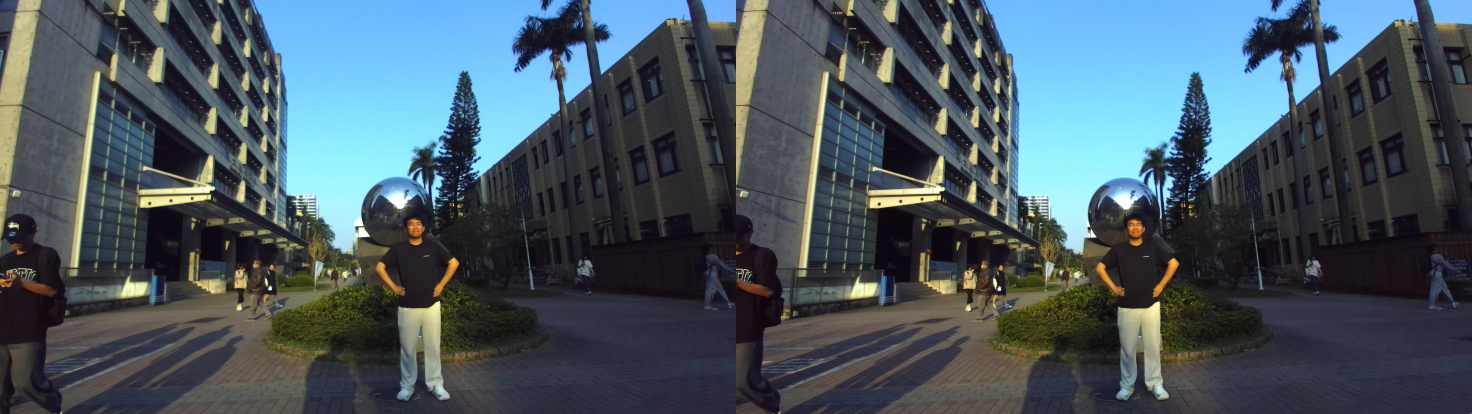
#> input picture final/a.jpg, 4416 x 1242 px (shown at 1/3 size)
$ python object.py
#> lines starting #> are read from the running program, lines starting #| are printed output that depends on the picture; after the words box and inside, x2 and y2 are one past the last pixel; in counts of white or black regions, pixels touching at a corner belong together
import cv2
import numpy as np
import matplotlib.pyplot as plt

# 讀取圖片
image = cv2.imread('a.jpg')
#> image is the input picture: shape (1242, 4416, 3); mean B, G, R 96.2, 87.4, 73
gray = cv2.cvtColor(image, cv2.COLOR_BGR2GRAY)

# 模糊 + 邊緣偵測
blurred = cv2.GaussianBlur(gray, (3, 3), 0)
edges = cv2.Canny(blurred, 50, 200)
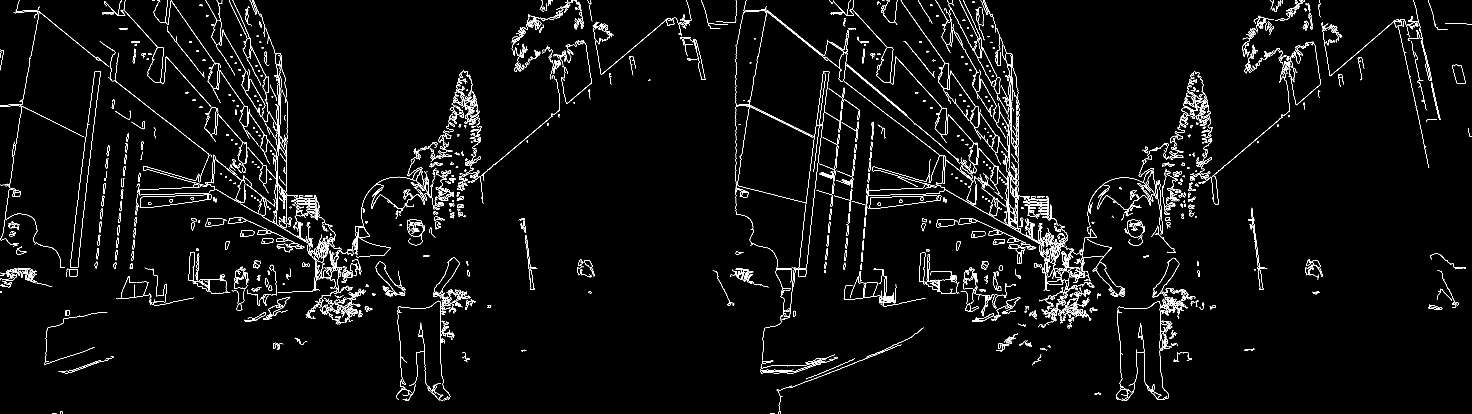
#> edges: shape (1242, 4416) (shown at 1/3 size); 2.4% white in thin lines or dots
edges = cv2.dilate(edges, None, iterations=15)
#> edges: shape (1242, 4416); 38.2% white; 26 white regions, largest, box (x1, y1, x2, y2) and area: (2089, 0, 4336, 1242) 1067237, (0, 0, 2131, 1218) 877473, (118, 915, 356, 1135) 26852
edges = cv2.erode(edges, None, iterations=15)
#> edges: shape (1242, 4416); 17.4% white; 46 white regions, largest, box (x1, y1, x2, y2) and area: (2104, 0, 4321, 1242) 515668, (0, 0, 2116, 973) 383239, (1190, 772, 1427, 1203) 21822

# 創建一個與 gray 相同大小的遮罩，初始全為 0
mask = np.zeros_like(gray)

# 將 edges 中值為 255 的地方設為 255
mask[edges == 255] = 255

# 對 gray 進行中值濾波
median_filtered = cv2.medianBlur(gray, 5)  # 使用 5x5 核心，可以根據需要調整大小
# median_filtered = cv2.medianBlur(median_filtered, 5)
# median_filtered = cv2.medianBlur(median_filtered, 5)

# 僅在 edges=255 的地方使用中值濾波結果
gray_filtered = gray.copy()
gray_filtered[mask == 255] = median_filtered[mask == 255]
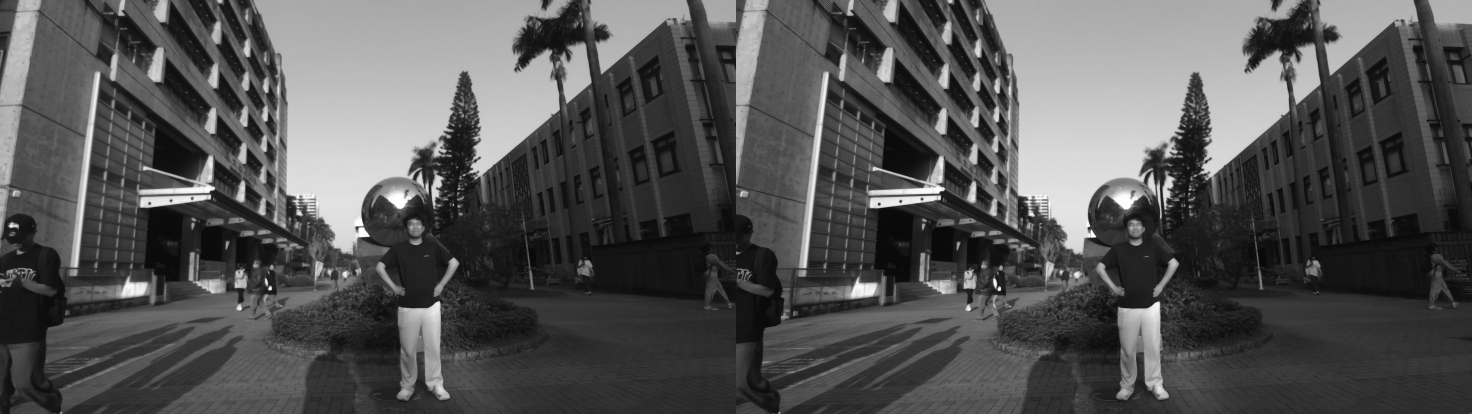
#> gray_filtered: shape (1242, 4416) (shown at 1/3 size); min 4, max 255, mean 84

edgesa = cv2.Canny(gray_filtered, 50, 200)
#> edgesa: shape (1242, 4416); 2.7% white in thin lines or dots
edgesa = cv2.dilate(edgesa, None, iterations=3)
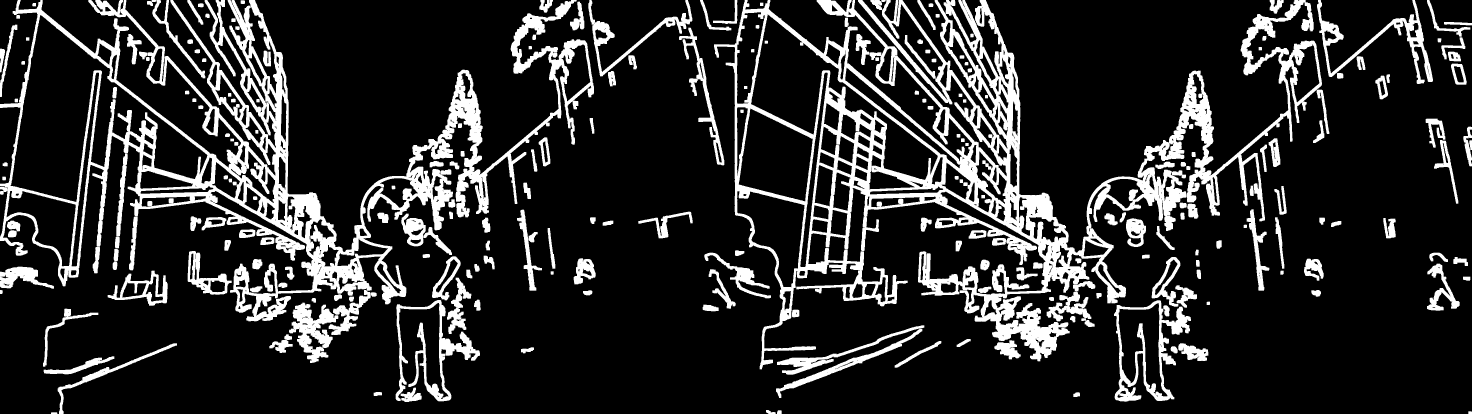
#> edgesa: shape (1242, 4416) (shown at 1/3 size); 16.7% white; 240 white regions, largest, box (x1, y1, x2, y2) and area: (2142, 0, 3966, 1108) 351557, (0, 0, 1782, 1005) 275990, (3342, 901, 3573, 1205) 17481

gray_filtereda = gray.copy()
for i in range(gray.shape[0]):
    for j in range(gray.shape[1]):
        if edgesa[i, j] == 255:
            gray_filtereda[i, j] = 0
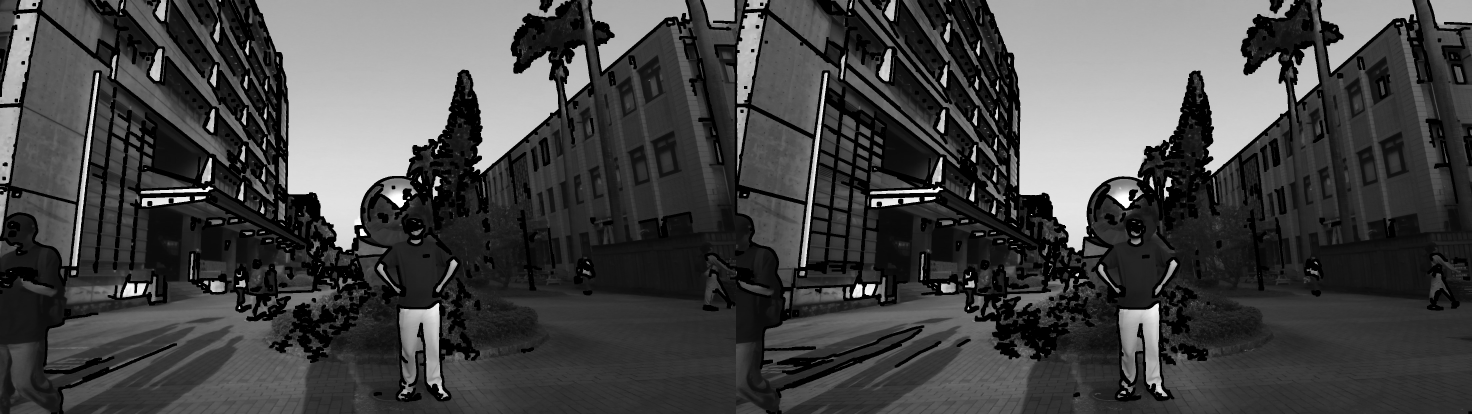
#> gray_filtereda: shape (1242, 4416) (shown at 1/3 size); min 0, max 255, mean 69.3


# 找出輪廓（只找外層）
# contours, _ = cv2.findContours(gray_filtereda, cv2.RETR_EXTERNAL, cv2.CHAIN_APPROX_SIMPLE)

# # 複製一張原圖用來描邊
# contour_img = image.copy()

# 畫出輪廓（真實形狀）
# cv2.drawContours(contour_img, contours, -1, (0, 255, 0), 2)  # 綠色線條

_, binary = cv2.threshold(edgesa, 128, 255, cv2.THRESH_BINARY_INV)

num_labels, labels, stats, _ = cv2.connectedComponentsWithStats(binary, connectivity=8)
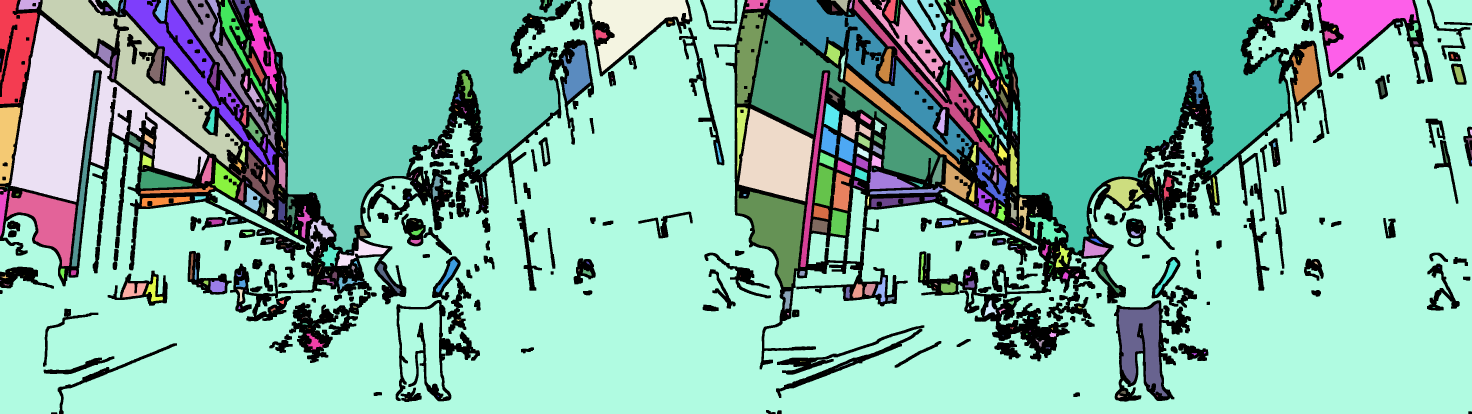
#> labels: shape (1242, 4416) int32 (shown at 1/3 size); 666 distinct labels, from 0 to 665; one colour per label, 0 black
#> num_labels = 666; stats = 666 rows, first 6: [0, 0, 4416, 1242, 914327], [0, 0, 113, 312, 22069], [56, 0, 65, 30, 1469], [124, 0, 599, 503, 66908], [274, 0, 34, 35, 249], [300, 0, 60, 37, 825]

mask = np.zeros(binary.shape, dtype=np.uint8)
for i in range(1, num_labels):
    area = stats[i, cv2.CC_STAT_AREA]
    if area >= 5000:
        mask[labels == i] = 255
#> this loop made 665 passes
#> area on passes 1 to 3: 22069, 1469, 66908
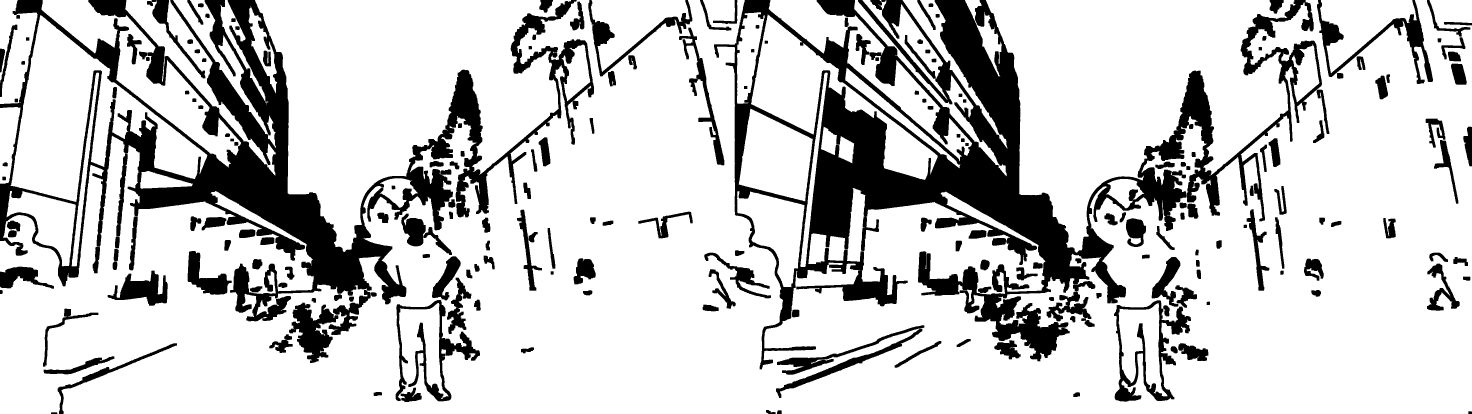
#> mask: shape (1242, 4416) (shown at 1/3 size); 79.6% white; 220 black regions

contours, _ = cv2.findContours(mask, cv2.RETR_EXTERNAL, cv2.CHAIN_APPROX_SIMPLE)
#> contours = 31 contours; largest, box (x1, y1, x2, y2) and area: (0, 0, 4416, 1242) 3124659, (765, 0, 1713, 756) 384027, (2958, 0, 3886, 758) 382092, (32, 45, 622, 606) 130737, (2253, 43, 2813, 540) 73062
filled_mask = np.zeros_like(mask)
cv2.drawContours(filled_mask, contours, -1, 255, thickness=cv2.FILLED)
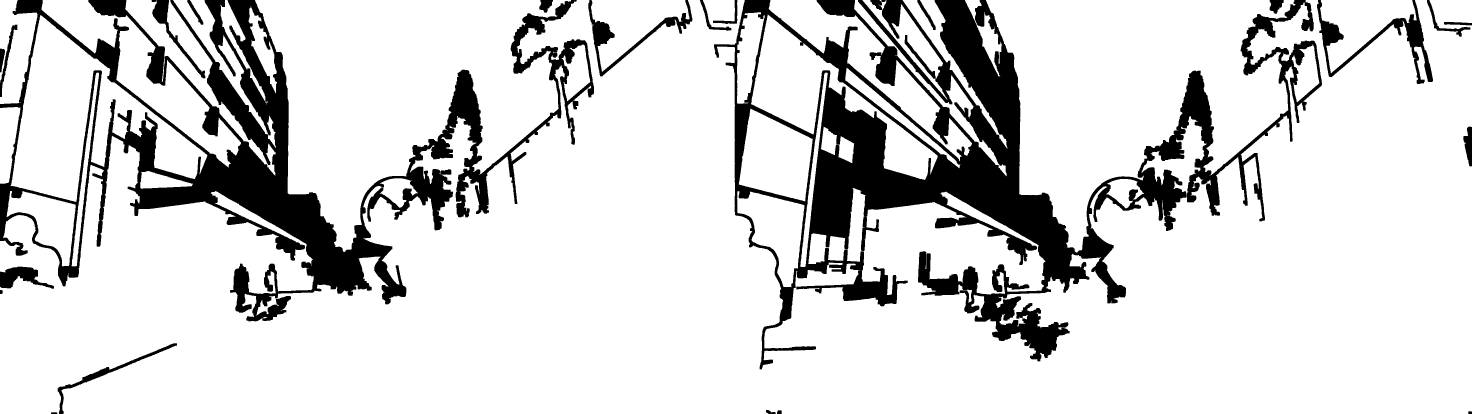
#> filled_mask: shape (1242, 4416) (shown at 1/3 size); 84.3% white; 26 black regions, largest, box (x1, y1, x2, y2) and area: (2142, 0, 3966, 1108) 466392, (0, 0, 1782, 964) 340726, (3951, 0, 4299, 252) 15564

# 顯示過濾後的灰度圖（可選）
plt.imshow(cv2.cvtColor(filled_mask, cv2.COLOR_BGR2RGB), cmap='gray')
plt.title('Median Filtered Gray (at edges)')
plt.axis('off')
plt.show()
